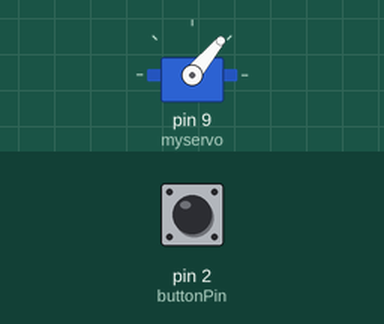
Recording of a sketch running on a simulated Arduino Uno, built with avr-gcc and run on an emulated ATmega328P. On the bench: servo. The test bench sets the inputs (shaded band); at power-on: pin 2 (buttonPin) HIGH. What the sketch prints to the serial monitor is not drawn.

Above: at 1.4 s.
1.5 s: pin 2 (buttonPin) pulled LOW for 3.2 s
Timing chart, 0 to 12.2 s (numbered marks = the images above; inputs shaded):
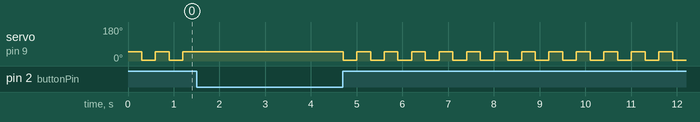

The sketch:

KiriButton.ino
```cpp
// KiriButton Code
/* Created by Keone Leao

  Description: This code was created to control the robotic
  kirispoon end effector with only a button.
  This program will print what state the kirigami is in
  as well as open and close the kirigami. The
  "openPosition" and "closedPosition" variables can
  be changed to stretch and compress the kirigami different
  amounts.
  ~ to see the Serial.print() messages, go to 'Tools'
    and press 'Serial Monitor'. Or press Ctrl+Shft+M.
  ~ fastest way to clear the serial monitor is to close
    and open again*/


#include <Servo.h> // Include the Servo library

Servo myservo; // Create a servo object to control a servo (MAX 7.4 V)
               // ~voltage can be less if less torque is required~
int KiriState = 0; // 0 closed, 1 open
const int buttonPin = 2; // arduino pin the button is wired to
const int openPosition = 50; // position of servo when kirigami is open
const int closedPosition = 5; // position of servo when kirigami is closed

void setup() {
  myservo.attach(9); // Attaches the servo on pin 9 to the servo object
  myservo.write(openPosition); // start with kirispoon open
  pinMode(buttonPin, INPUT_PULLUP); // specifies how to interpret the button
  Serial.begin(9600); // baud rate
  Serial.print("Begin"); // tells user when loop is about to begin
                     // You can change '9' to the digital pin your servo's signal wire is connected to
}

void loop() {
  int buttonState = digitalRead(buttonPin); // reads if the button is pressed
  //Serial.print(buttonState);
  if (buttonState == HIGH) // button pressed
  {
    Serial.print("pressed");

    if (KiriState == 0) // if kirigami is closed, then open it
    {
      KiriState = 1; // change kirigami state to open
      myservo.write(openPosition); // move servos to open
      Serial.print("open  ");
      delay(100); // short delay is needed for button signal to come through
    }
    else // else if kirigami is open, close it
    {
      KiriState = 0; // set kirigami state to closed
      myservo.write(closedPosition); // move servo to close kirigami
      Serial.print("closed  ");
      delay(100); // short delay is needed for button signal to come through
    }
  }

  delay(200); // delay is needed so one button press does not do two actions
}
```
